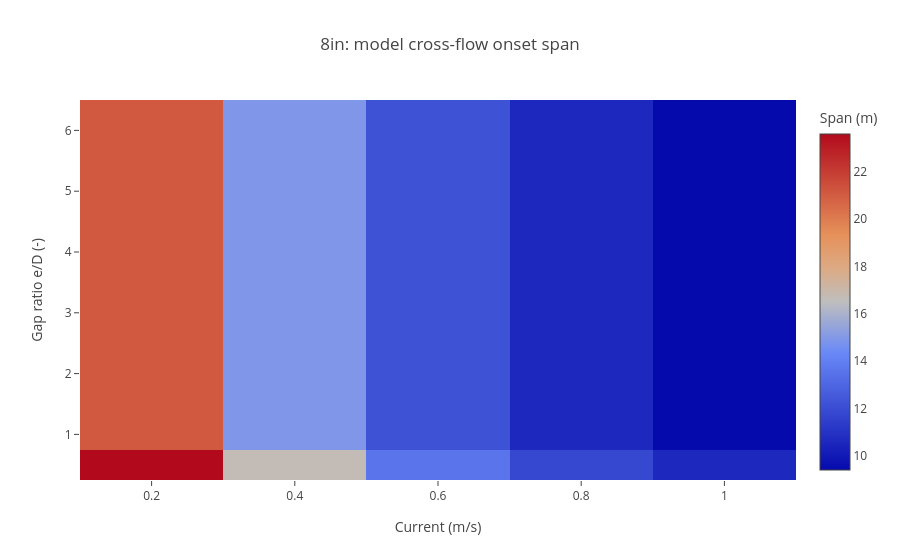
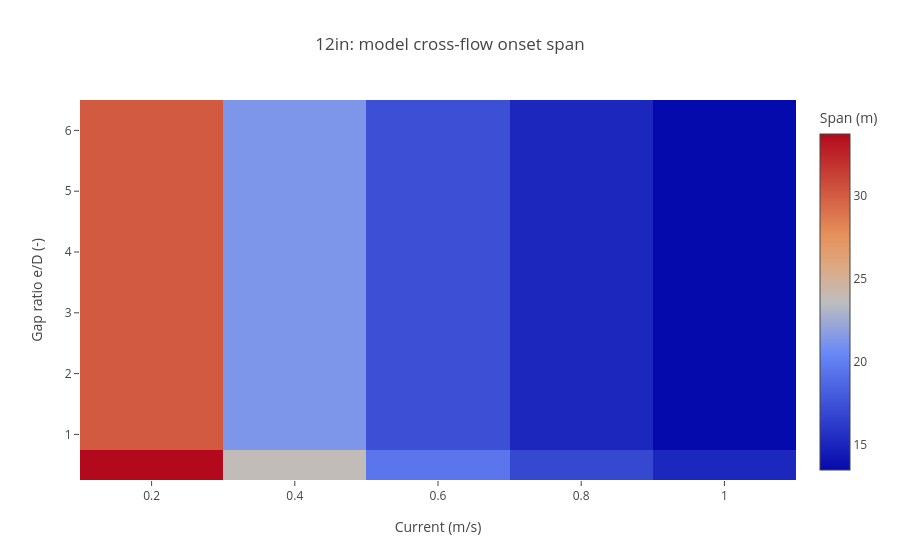
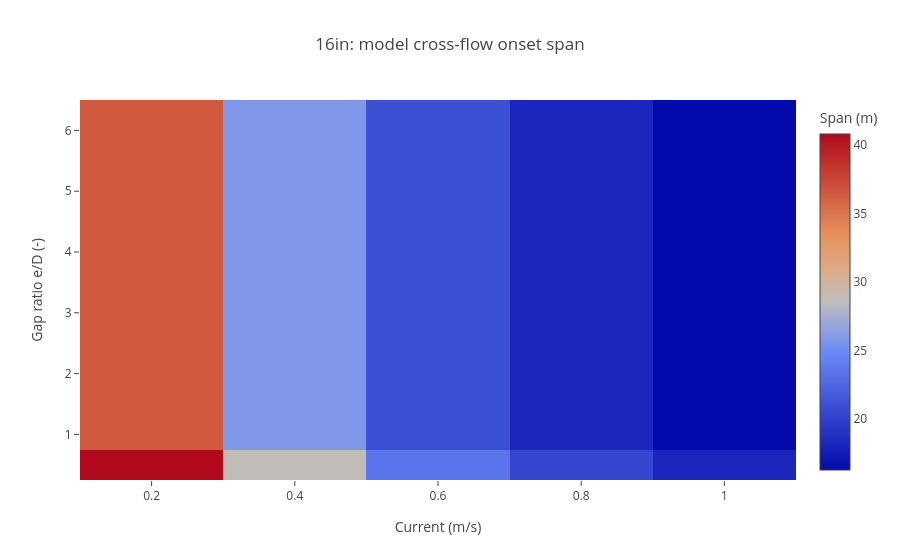

The cell these charts' notebook holds for them, in order:
### Markdown cell above
## 5. Interactive cross-flow onset span maps

Hover for the computed span at a size/current/gap combination. Axes are the input
matrix, and every heatmap value comes from the preceding module calls. Displayed
spans are rounded; the model search uses unrounded values.

### Code cell
import json

for size in config.pipelines.sizes:
    z = [
        [round(row["span"], 1) for row in span_rows
         if row["size"] == size and row["gap"] == gap]
        for gap in config.pipelines.gap_ratios
    ]
    figure = go.Figure(go.Heatmap(
        x=config.pipelines.current_velocities_ms,
        y=config.pipelines.gap_ratios,
        z=z, colorbar=dict(title="Span (m)"),
        hovertemplate="Current %{x:.1f} m/s<br>Gap %{y:.1f}<br>CF onset %{z:.1f} m<extra></extra>",
    ))
    figure.update_layout(
        template=None, title=f"{size}: model cross-flow onset span",
        xaxis_title="Current (m/s)", yaxis_title="Gap ratio e/D (-)",
    )
    display({"application/vnd.plotly.v1+json": json.loads(figure.to_json())}, raw=True)
    print(f"Figure: {size} cross-flow onset span map (m), from computed rows.")

### Figure 1 — Plotly figure (JSON) as saved in the notebook; plotly's stock layout.template omitted (floating-point values rounded to 4 significant figures)
{"data": [{"colorbar": {"title": {"text": "Span (m)"}}, "hovertemplate": "Current %{x:.1f} m/s<br>Gap %{y:.1f}<br>CF onset %{z:.1f} m<extra></extra>", "type": "heatmap", "x": [0.2, 0.4, 0.6, 0.8, 1.0], "y": [0.5, 1.0, 2.0, 5.0], "z": [[23.6, 16.7, 13.6, 11.8, 10.6], [21.1, 14.9, 12.2, 10.6, 9.4], [21.1, 14.9, 12.2, 10.6, 9.4], [21.1, 14.9, 12.2, 10.6, 9.4]]}], "layout": {"title": {"text": "8in: model cross-flow onset span"}, "xaxis": {"title": {"text": "Current (m/s)"}}, "yaxis": {"title": {"text": "Gap ratio e/D (-)"}}}}

### Figure 2 — Plotly figure (JSON) as saved in the notebook; plotly's stock layout.template omitted (floating-point values rounded to 4 significant figures)
{"data": [{"colorbar": {"title": {"text": "Span (m)"}}, "hovertemplate": "Current %{x:.1f} m/s<br>Gap %{y:.1f}<br>CF onset %{z:.1f} m<extra></extra>", "type": "heatmap", "x": [0.2, 0.4, 0.6, 0.8, 1.0], "y": [0.5, 1.0, 2.0, 5.0], "z": [[33.7, 23.8, 19.5, 16.9, 15.1], [30.1, 21.3, 17.4, 15.1, 13.5], [30.1, 21.3, 17.4, 15.1, 13.5], [30.1, 21.3, 17.4, 15.1, 13.5]]}], "layout": {"title": {"text": "12in: model cross-flow onset span"}, "xaxis": {"title": {"text": "Current (m/s)"}}, "yaxis": {"title": {"text": "Gap ratio e/D (-)"}}}}

### Figure 3 — Plotly figure (JSON) as saved in the notebook; plotly's stock layout.template omitted (floating-point values rounded to 4 significant figures)
{"data": [{"colorbar": {"title": {"text": "Span (m)"}}, "hovertemplate": "Current %{x:.1f} m/s<br>Gap %{y:.1f}<br>CF onset %{z:.1f} m<extra></extra>", "type": "heatmap", "x": [0.2, 0.4, 0.6, 0.8, 1.0], "y": [0.5, 1.0, 2.0, 5.0], "z": [[40.8, 28.8, 23.5, 20.4, 18.2], [36.5, 25.8, 21.0, 18.2, 16.3], [36.5, 25.8, 21.0, 18.2, 16.3], [36.5, 25.8, 21.0, 18.2, 16.3]]}], "layout": {"title": {"text": "16in: model cross-flow onset span"}, "xaxis": {"title": {"text": "Current (m/s)"}}, "yaxis": {"title": {"text": "Gap ratio e/D (-)"}}}}
